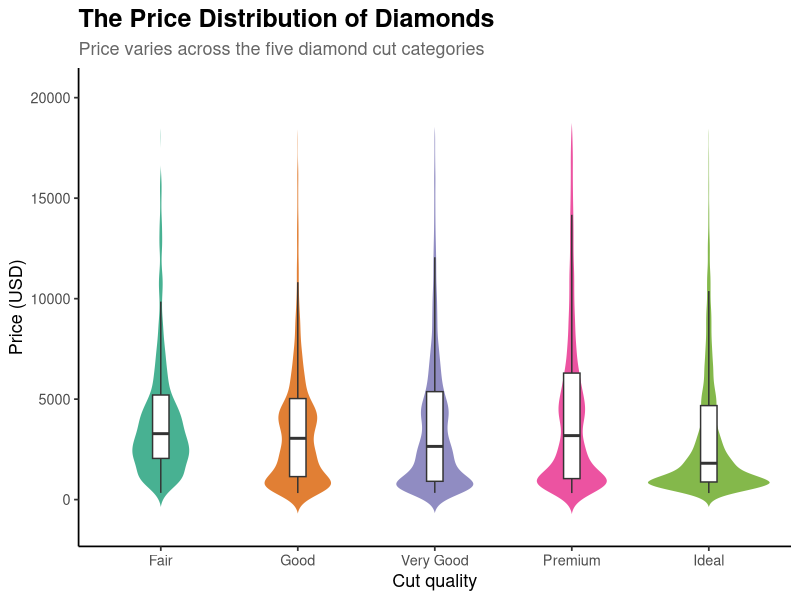

Recreate this plot in R.
library(tidyverse)

diamonds_plot <- ggplot(diamonds, aes(x = cut, y = price, fill = cut)) +
	geom_violin(alpha = 0.8, color = "white", trim = FALSE) +
	geom_boxplot(width = 0.12, color = "grey20", fill = "white", outlier.shape = NA) +
	scale_fill_brewer(palette = "Dark2") +
	labs(
		title = "The Price Distribution of Diamonds",
		subtitle = "Price varies across the five diamond cut categories",
		x = "Cut quality",
		y = "Price (USD)"
	) +
	theme_classic(base_size = 13) +
	theme(
		plot.title = element_text(face = "bold", size = 18),
		plot.subtitle = element_text(color = "grey40"),
		legend.position = "none"
	)

ggsave("diamonds-2.png", diamonds_plot, width = 9, height = 6, dpi = 300)
